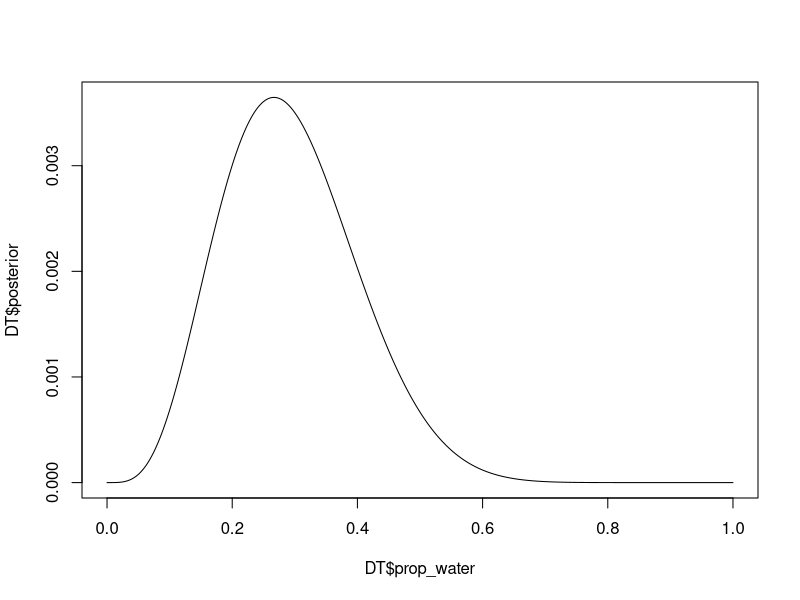
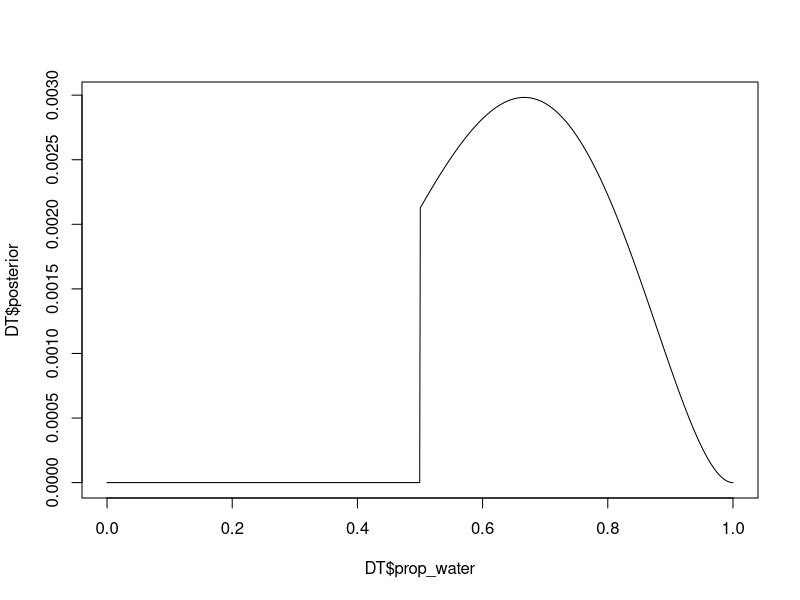

Generate these figures, in order, with R:
## ---- chunk 1
# Packages --------------------------------------------------------------------
library(data.table)


# Process ---------------------------------------------------------------------
# Size of grid for grid approximation
gridsize <- 1000

# Prior grid
prior_grid <- seq(0, 1, length.out = gridsize)

# Prior probability (all 1)
prior_prob <- rep(1, gridsize)

# Data probability, using binomial distribution
water <- 4
land <- 11
data_prob <- dbinom(water, water + land, prob = prior_grid)

# Wrap as DT
DT <- data.table(prop_water = prior_grid,
                 prior_water = prior_prob,
                 prob_water = data_prob)

# Calculate the posterior numerator by multiplying prior and data probability
DT[, posterior_num := prior_water * prob_water]

# Standardize by sum of posterior numerator
DT[, posterior := posterior_num / sum(posterior_num)]


# Plot -------------------------------------------------------------------------
plot(DT$prop_water, DT$posterior, type = 'l')
## ---- chunk 2
# Process ---------------------------------------------------------------------
# Size of grid for grid approximation
gridsize <- 1000

# Prior grid
prior_grid <- seq(0, 1, length.out = gridsize)

# Prior probability (all 1)
prior_prob <- c(rep(0, gridsize / 2), rep(1, gridsize / 2))

# Data probability
#  given 4, using binomial distribution
water <- 4
land <- 2
data_prob <- dbinom(water, water + land, prob = prior_grid)

# Wrap as DT
DT <- data.table(prop_water = prior_grid,
                 prior_water = prior_prob,
                 prob_water = data_prob)

# Calculate the posterior numerator by multiplying prior and data probability
DT[, posterior_num := prior_water * prob_water]

# Standardize by sum of posterior numerator
DT[, posterior := posterior_num / sum(posterior_num)]


# Plot -------------------------------------------------------------------------
plot(DT$prop_water, DT$posterior, type = 'l')
